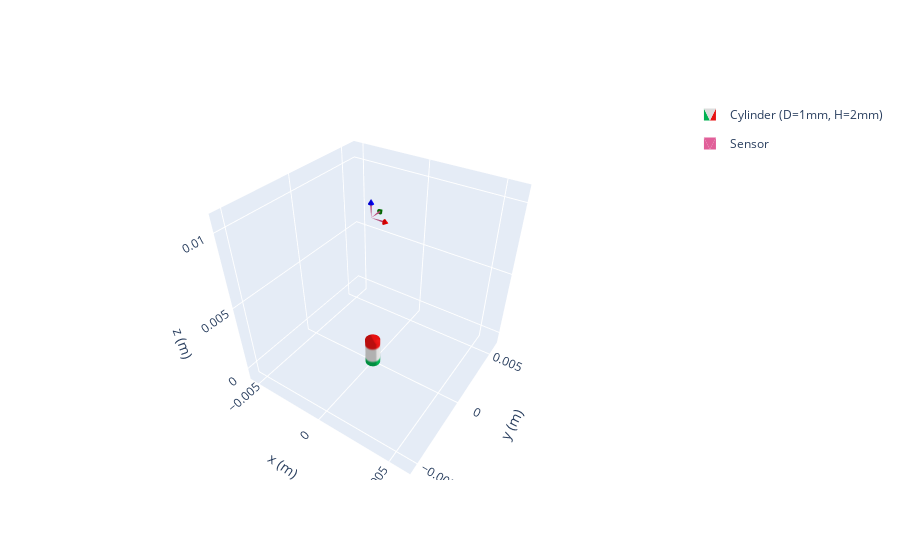

The cell this chart's notebook holds for it:
### Markdown cell above
### Simulación imán de neodimio

### Code cell
import matplotlib.pyplot as plt
import numpy as np
from numpy.linalg import norm
import magpylib as magpy

fig, [[ax1,ax2], [ax3,ax4]] = plt.subplots(2, 2, figsize=(10, 10))

# Compute BHJM-fields of a cylinder magnet on the grid
cyl = magpy.magnet.Cylinder(polarization=(0, 0, 1), dimension=(0.001, 0.002))  # pol = 1 T, D = 1 mm, L = 2 mm

points = np.array([[0, 0, i] for i in np.arange(-0.05, 0.05, 0.001)]) # in SI Units (m)
sensor = magpy.Sensor()
sensor.position = (0,0,0.01)

# grid = np.meshgrid(np.linspace(-0.05, 0.05, 100), np.linspace(-0.05, 0.05, 100))

magpy.show(cyl, sensor)

B = cyl.getB(points)
Bx, By, Bz = B[:,0], B[:,1], B[:,2]

z = points[:, 2]

H = cyl.getH(points)
Hx, Hy, Hz = H[:,0], H[:,1], H[:,2]

J = cyl.getJ(points)
Jx, Jy, Jz = J[:,0], J[:,1], J[:,2]
print(J)

M = cyl.getM(points)
Mx, My, Mz = M[:,0], M[:,1], M[:,2]
print(M)

# # Display field with Pyplot
ax1.plot(z, Bz)
ax2.plot(z, Hz)
ax1.set(xlim=(-0.05,0.05),
        ylim=(-0.05,0.05))
ax2.set(xlim=(-0.05,0.05))
ax3.plot(z, Jz)
ax3.set(xlim=(-0.005,0.005))
ax4.plot(z, Mz)
ax4.set(xlim=(-0.005,0.005))

ax1.set_title("B-Field")
ax2.set_title("H-Field")
ax3.set_title("J-Field")
ax4.set_title("M-Field")

for ax in [ax1, ax2, ax3, ax4]:
    # Outline magnet boundary
    # ts = np.linspace(0, 2 * np.pi, 50)
    ax.axvline(-0.001, 0, 1, color='k', ls = '--', alpha = 0.5)
    ax.axvline(0.001, 0, 1, color='k', ls = '--', alpha = 0.5)

plt.tight_layout()
plt.show()
